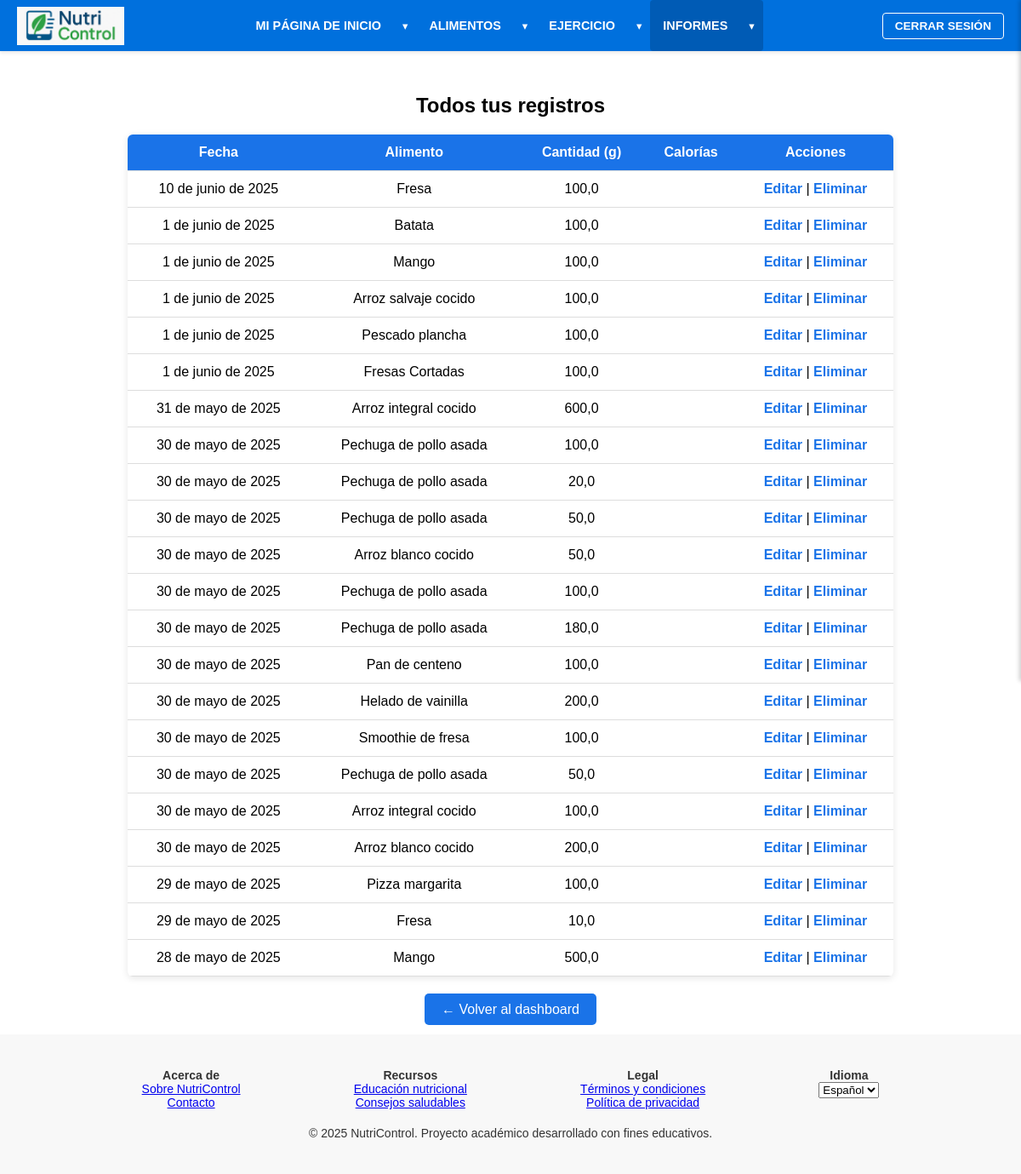
The app's page /informes/registros/ (signed in) with its own data.
### base/models.py (models this page shows, shortened)
class RegistroAlimentacion(models.Model):
    usuario = models.ForeignKey(settings.AUTH_USER_MODEL, on_delete=models.CASCADE, verbose_name=_("Usuario"))
    alimento = models.ForeignKey(Alimento, on_delete=models.CASCADE, verbose_name=_("Alimento"))
    cantidad = models.FloatField(verbose_name=_("Cantidad (gramos)"), help_text=_("Cantidad consumida en gramos"))
    fecha = models.DateField(verbose_name=_("Fecha de Consumo"), default=timezone.now)
    fecha_creacion = models.DateTimeField(verbose_name=_("Fecha de Registro"), auto_now_add=True)
    TIPO_COMIDA_CHOICES = [
        ('desayuno', _('Desayuno')), ('almuerzo', _('Almuerzo')),
        ('comida', _('Comida')), ('cena', _('Cena')), ('snacks', _('Snacks')),
    ]
    tipo_comida = models.CharField(max_length=20, choices=TIPO_COMIDA_CHOICES, verbose_name=_("Tipo de Comida"), null=True, blank=True)
    class Meta:
        verbose_name = _("Registro de Alimentación")
        verbose_name_plural = _("Registros de Alimentación")
        ordering = ['-fecha', '-fecha_creacion']

class Alimento(models.Model):
    nombre = models.CharField(verbose_name=_("Nombre del alimento"), max_length=100, unique=True, help_text=_("Nombre del alimento"))
    calorias = models.FloatField(verbose_name=_("Calorías (por 100g)"), help_text=_("Calorías por 100 g"))
    proteinas = models.FloatField(verbose_name=_("Proteínas (por 100g)"), help_text=_("Proteínas por 100 g"))
    grasas = models.FloatField(verbose_name=_("Grasas (por 100g)"), help_text=_("Grasas por 100 g"))
    carbohidratos = models.FloatField(verbose_name=_("Carbohidratos (por 100g)"), help_text=_("Carbohidratos por 100 g"))

### base/views.py (the view)
# urls.py: path('informes/registros/', views.lista_registros, name='lista_registros'),
@login_required
def lista_registros(request):
    registros = RegistroAlimentacion.objects.filter(usuario=request.user).order_by('-fecha', '-id')
    context = { 'registros': registros, 'active_section': 'informes', 'active_subsection': 'lista_registros' }
    return render(request, 'registros.html', context)

### base/templates/registros.html (shortened to what this page needs)
{% extends "base.html" %}
{% block content %}
  <h2>Todos tus registros</h2>
  {% if registros %}
    <table>
      <tr>
        <th>Fecha</th>
        <th>Alimento</th>
        <th>Cantidad (g)</th>
        <th>Calorías</th>
        <th>Acciones</th>
      </tr>
      {% for r in registros %}
        <tr>
          <td>{{ r.fecha }}</td>
          <td>{{ r.alimento.nombre }}</td>
          <td>{{ r.cantidad }}</td>
          <td>{{ r.calorias_totales|floatformat:2 }}</td>
          <td>
            <a href="{% url 'editar_registro' r.pk %}">Editar</a> |
            <a href="{% url 'eliminar_registro' r.pk %}" onclick="confirmarEliminacion(event, '{{ r.alimento.nombre }}')">Eliminar</a>
          </td>
        </tr>
      {% endfor %}
    </table>
  {% else %}
    <p style="text-align:center;">No has registrado ningún alimento aún.</p>
  {% endif %}
  <div class="volver">
    <a href="{% url 'dashboard' %}">← Volver al dashboard</a>
  </div>
{% endblock %}

### base/templates/base.html (style rules this page uses)
* { box-sizing: border-box; margin: 0; padding: 0; }
body { font-family: Arial, sans-serif; display: flex; flex-direction: column; min-height: 100vh; }

### base/templates/registros.html (style rules this page uses)
h2 { text-align: center; margin: 30px 0 20px; }
table { width: 100%; max-width: 900px; margin: 0 auto; border-collapse: collapse; background-color: white; box-shadow: 0 2px 8px rgba(0,0,0,0.1); border-radius: 6px; overflow: hidden; }
th, td { padding: 12px; text-align: center; border-bottom: 1px solid #ddd; }
th { background-color: #1a73e8; color: white; }
td a { color: #1a73e8; text-decoration: none; font-weight: bold; }
.volver { text-align: center; margin-top: 30px; }
.volver a { text-decoration: none; background-color: #1a73e8; color: white; padding: 10px 20px; border-radius: 5px; }

### records on screen
RegistroAlimentacion: fecha "10 de junio de 2025", alimento.nombre "Fresa", cantidad "100,0"
RegistroAlimentacion: fecha "1 de junio de 2025", alimento.nombre "Batata", cantidad "100,0"
RegistroAlimentacion: fecha "1 de junio de 2025", alimento.nombre "Mango", cantidad "100,0"
RegistroAlimentacion: fecha "1 de junio de 2025", alimento.nombre "Arroz salvaje cocido", cantidad "100,0"
RegistroAlimentacion: fecha "1 de junio de 2025", alimento.nombre "Pescado plancha", cantidad "100,0"
RegistroAlimentacion: fecha "1 de junio de 2025", alimento.nombre "Fresas Cortadas", cantidad "100,0"
RegistroAlimentacion: fecha "31 de mayo de 2025", alimento.nombre "Arroz integral cocido", cantidad "600,0"
RegistroAlimentacion: fecha "30 de mayo de 2025", alimento.nombre "Pechuga de pollo asada", cantidad "100,0"
RegistroAlimentacion: fecha "30 de mayo de 2025", alimento.nombre "Pechuga de pollo asada", cantidad "20,0"
RegistroAlimentacion: fecha "30 de mayo de 2025", alimento.nombre "Pechuga de pollo asada", cantidad "50,0"
RegistroAlimentacion: fecha "30 de mayo de 2025", alimento.nombre "Arroz blanco cocido", cantidad "50,0"
RegistroAlimentacion: fecha "30 de mayo de 2025", alimento.nombre "Pechuga de pollo asada", cantidad "100,0"
RegistroAlimentacion: fecha "30 de mayo de 2025", alimento.nombre "Pechuga de pollo asada", cantidad "180,0"
RegistroAlimentacion: fecha "30 de mayo de 2025", alimento.nombre "Pan de centeno", cantidad "100,0"
RegistroAlimentacion: fecha "30 de mayo de 2025", alimento.nombre "Helado de vainilla", cantidad "200,0"
RegistroAlimentacion: fecha "30 de mayo de 2025", alimento.nombre "Smoothie de fresa", cantidad "100,0"
RegistroAlimentacion: fecha "30 de mayo de 2025", alimento.nombre "Pechuga de pollo asada", cantidad "50,0"
RegistroAlimentacion: fecha "30 de mayo de 2025", alimento.nombre "Arroz integral cocido", cantidad "100,0"
RegistroAlimentacion: fecha "30 de mayo de 2025", alimento.nombre "Arroz blanco cocido", cantidad "200,0"
RegistroAlimentacion: fecha "29 de mayo de 2025", alimento.nombre "Pizza margarita", cantidad "100,0"
RegistroAlimentacion: fecha "29 de mayo de 2025", alimento.nombre "Fresa", cantidad "10,0"
RegistroAlimentacion: fecha "28 de mayo de 2025", alimento.nombre "Mango", cantidad "500,0"
